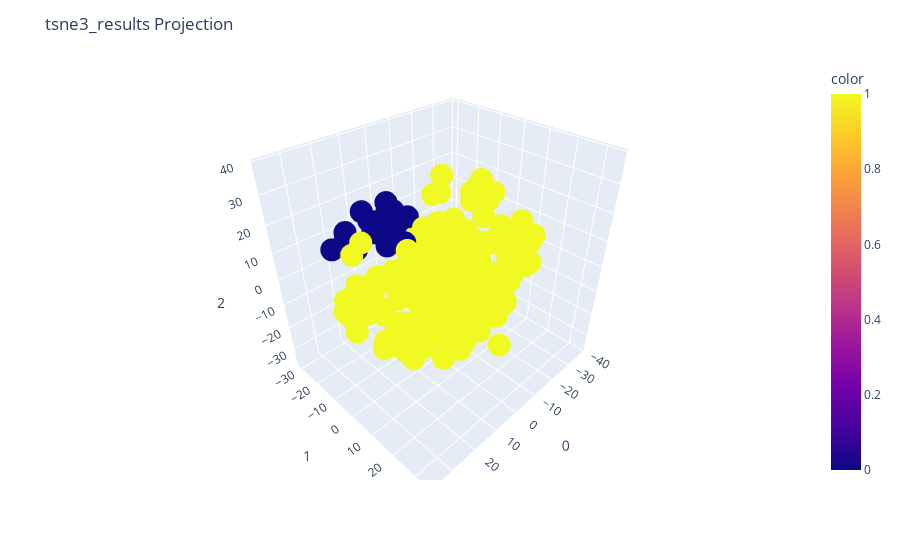

Notebook cell for this chart:
### Code cell
tsne3=TSNE(n_components=3)
tsne3_results=tsne3.fit_transform(preprocessed_data)
fig=px.scatter_3d(
    tsne3_results,x=0,y=1,z=2,color=y
)
fig.update_layout(
    title_text="tsne3_results Projection",
    legend_title_text='y'    
)
fig.show()

### Figure 1 — Plotly figure (JSON) as saved in the notebook; plotly's stock layout.template omitted (floating-point values rounded to 4 significant figures; data arrays with more than 128 entries replaced by an {"elided": "..."} marker saying what was removed)
{"data": [{"hovertemplate": "0=%{x}<br>1=%{y}<br>2=%{z}<br>color=%{marker.color}<extra></extra>", "legendgroup": "", "marker": {"color": {"elided": "205 int values"}, "coloraxis": "coloraxis", "symbol": "circle"}, "mode": "markers", "name": "", "scene": "scene", "showlegend": false, "type": "scatter3d", "x": {"elided": "205 float values"}, "y": {"elided": "205 float values"}, "z": {"elided": "205 float values"}}], "layout": {"coloraxis": {"colorbar": {"title": {"text": "color"}}, "colorscale": [[0, "#0d0887"], [0.1111, "#46039f"], [0.2222, "#7201a8"], [0.3333, "#9c179e"], [0.4444, "#bd3786"], [0.5556, "#d8576b"], [0.6667, "#ed7953"], [0.7778, "#fb9f3a"], [0.8889, "#fdca26"], [1, "#f0f921"]]}, "legend": {"title": {"text": "y"}, "tracegroupgap": 0}, "margin": {"t": 60}, "scene": {"domain": {"x": [0, 1], "y": [0, 1]}, "xaxis": {"title": {"text": "0"}}, "yaxis": {"title": {"text": "1"}}, "zaxis": {"title": {"text": "2"}}}, "title": {"text": "tsne3_results Projection"}}}
